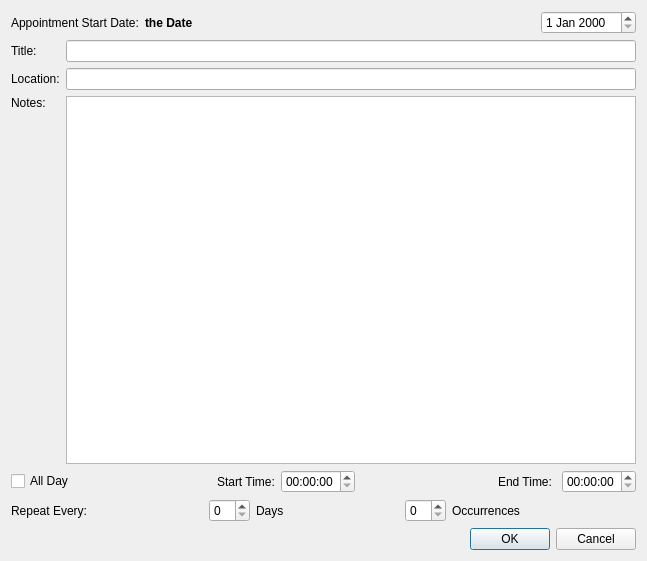
<?xml version="1.0" encoding="UTF-8"?>
<ui version="4.0">
 <class>DialogRepeatAppointment</class>
 <widget class="QDialog" name="DialogRepeatAppointment">
  <property name="geometry">
   <rect>
    <x>0</x>
    <y>0</y>
    <width>647</width>
    <height>561</height>
   </rect>
  </property>
  <property name="windowTitle">
   <string>Dialog</string>
  </property>
  <layout class="QGridLayout" name="gridLayout_2">
   <item row="0" column="0">
    <layout class="QVBoxLayout" name="verticalLayout">
     <item>
      <layout class="QHBoxLayout" name="horizontalLayout">
       <item>
        <widget class="QLabel" name="labelInfo">
         <property name="text">
          <string>Appointment Start Date:</string>
         </property>
        </widget>
       </item>
       <item>
        <widget class="QLabel" name="labelDate">
         <property name="font">
          <font>
           <weight>75</weight>
           <bold>true</bold>
          </font>
         </property>
         <property name="text">
          <string>the Date</string>
         </property>
        </widget>
       </item>
       <item>
        <spacer name="horizontalSpacer">
         <property name="orientation">
          <enum>Qt::Horizontal</enum>
         </property>
         <property name="sizeHint" stdset="0">
          <size>
           <width>40</width>
           <height>20</height>
          </size>
         </property>
        </spacer>
       </item>
       <item>
        <widget class="QDateEdit" name="dateEdit"/>
       </item>
      </layout>
     </item>
     <item>
      <layout class="QGridLayout" name="gridLayout">
       <item row="0" column="0">
        <widget class="QLabel" name="labelTitle">
         <property name="text">
          <string>Title:</string>
         </property>
        </widget>
       </item>
       <item row="0" column="1">
        <widget class="QLineEdit" name="lineEditTitle">
         <property name="minimumSize">
          <size>
           <width>350</width>
           <height>0</height>
          </size>
         </property>
        </widget>
       </item>
       <item row="1" column="0">
        <widget class="QLabel" name="labelLocation">
         <property name="text">
          <string>Location:</string>
         </property>
        </widget>
       </item>
       <item row="1" column="1">
        <widget class="QLineEdit" name="lineEditLocation">
         <property name="minimumSize">
          <size>
           <width>350</width>
           <height>0</height>
          </size>
         </property>
        </widget>
       </item>
       <item row="2" column="0">
        <widget class="QLabel" name="labelNotes">
         <property name="text">
          <string>Notes:</string>
         </property>
         <property name="alignment">
          <set>Qt::AlignLeading|Qt::AlignLeft|Qt::AlignTop</set>
         </property>
        </widget>
       </item>
       <item row="2" column="1">
        <widget class="QTextEdit" name="textEditDescription">
         <property name="minimumSize">
          <size>
           <width>400</width>
           <height>0</height>
          </size>
         </property>
        </widget>
       </item>
      </layout>
     </item>
     <item>
      <layout class="QHBoxLayout" name="horizontalLayout_5">
       <item>
        <widget class="QCheckBox" name="checkBox">
         <property name="text">
          <string>All Day</string>
         </property>
        </widget>
       </item>
       <item>
        <spacer name="horizontalSpacer_5">
         <property name="orientation">
          <enum>Qt::Horizontal</enum>
         </property>
         <property name="sizeHint" stdset="0">
          <size>
           <width>40</width>
           <height>20</height>
          </size>
         </property>
        </spacer>
       </item>
       <item>
        <widget class="QLabel" name="labelStartTime">
         <property name="text">
          <string>Start Time:</string>
         </property>
        </widget>
       </item>
       <item>
        <widget class="QTimeEdit" name="timeEditStarts"/>
       </item>
       <item>
        <spacer name="horizontalSpacer_6">
         <property name="orientation">
          <enum>Qt::Horizontal</enum>
         </property>
         <property name="sizeHint" stdset="0">
          <size>
           <width>40</width>
           <height>20</height>
          </size>
         </property>
        </spacer>
       </item>
       <item>
        <widget class="QLabel" name="labelEndTime">
         <property name="text">
          <string>End Time: </string>
         </property>
        </widget>
       </item>
       <item>
        <widget class="QTimeEdit" name="timeEditEnds"/>
       </item>
      </layout>
     </item>
     <item>
      <layout class="QHBoxLayout" name="horizontalLayout_2"/>
     </item>
     <item>
      <layout class="QHBoxLayout" name="horizontalLayout_3">
       <item>
        <widget class="QLabel" name="labelRepeatEvery">
         <property name="text">
          <string>Repeat Every:</string>
         </property>
        </widget>
       </item>
       <item>
        <spacer name="horizontalSpacer_4">
         <property name="orientation">
          <enum>Qt::Horizontal</enum>
         </property>
         <property name="sizeHint" stdset="0">
          <size>
           <width>40</width>
           <height>20</height>
          </size>
         </property>
        </spacer>
       </item>
       <item>
        <widget class="QSpinBox" name="spinBoxDays"/>
       </item>
       <item>
        <widget class="QLabel" name="labelDays">
         <property name="text">
          <string>Days</string>
         </property>
        </widget>
       </item>
       <item>
        <spacer name="horizontalSpacer_2">
         <property name="orientation">
          <enum>Qt::Horizontal</enum>
         </property>
         <property name="sizeHint" stdset="0">
          <size>
           <width>40</width>
           <height>20</height>
          </size>
         </property>
        </spacer>
       </item>
       <item>
        <widget class="QSpinBox" name="spinBoxRepeatNumber"/>
       </item>
       <item>
        <widget class="QLabel" name="labelOccurrences">
         <property name="text">
          <string>Occurrences</string>
         </property>
        </widget>
       </item>
       <item>
        <spacer name="horizontalSpacer_3">
         <property name="orientation">
          <enum>Qt::Horizontal</enum>
         </property>
         <property name="sizeHint" stdset="0">
          <size>
           <width>40</width>
           <height>20</height>
          </size>
         </property>
        </spacer>
       </item>
      </layout>
     </item>
    </layout>
   </item>
   <item row="1" column="0">
    <widget class="QDialogButtonBox" name="buttonBox">
     <property name="orientation">
      <enum>Qt::Horizontal</enum>
     </property>
     <property name="standardButtons">
      <set>QDialogButtonBox::Cancel|QDialogButtonBox::Ok</set>
     </property>
    </widget>
   </item>
  </layout>
 </widget>
 <resources/>
 <connections>
  <connection>
   <sender>buttonBox</sender>
   <signal>accepted()</signal>
   <receiver>DialogRepeatAppointment</receiver>
   <slot>accept()</slot>
   <hints>
    <hint type="sourcelabel">
     <x>248</x>
     <y>254</y>
    </hint>
    <hint type="destinationlabel">
     <x>157</x>
     <y>274</y>
    </hint>
   </hints>
  </connection>
  <connection>
   <sender>buttonBox</sender>
   <signal>rejected()</signal>
   <receiver>DialogRepeatAppointment</receiver>
   <slot>reject()</slot>
   <hints>
    <hint type="sourcelabel">
     <x>316</x>
     <y>260</y>
    </hint>
    <hint type="destinationlabel">
     <x>286</x>
     <y>274</y>
    </hint>
   </hints>
  </connection>
 </connections>
</ui>
